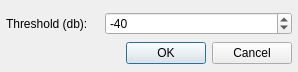
<?xml version="1.0" encoding="UTF-8"?>
<ui version="4.0">
 <class>SettingsDialog</class>
 <widget class="QDialog" name="SettingsDialog">
  <property name="geometry">
   <rect>
    <x>0</x>
    <y>0</y>
    <width>298</width>
    <height>72</height>
   </rect>
  </property>
  <property name="minimumSize">
   <size>
    <width>298</width>
    <height>72</height>
   </size>
  </property>
  <property name="maximumSize">
   <size>
    <width>298</width>
    <height>72</height>
   </size>
  </property>
  <property name="windowTitle">
   <string>Silence Removal Plugin Settings</string>
  </property>
  <layout class="QGridLayout" name="gridLayout">
   <property name="leftMargin">
    <number>6</number>
   </property>
   <property name="rightMargin">
    <number>6</number>
   </property>
   <property name="bottomMargin">
    <number>6</number>
   </property>
   <item row="1" column="0" colspan="3">
    <widget class="QDialogButtonBox" name="buttonBox">
     <property name="sizePolicy">
      <sizepolicy hsizetype="Expanding" vsizetype="Fixed">
       <horstretch>0</horstretch>
       <verstretch>0</verstretch>
      </sizepolicy>
     </property>
     <property name="standardButtons">
      <set>QDialogButtonBox::Cancel|QDialogButtonBox::Ok</set>
     </property>
    </widget>
   </item>
   <item row="0" column="0">
    <widget class="QLabel" name="label">
     <property name="text">
      <string>Threshold (db):</string>
     </property>
    </widget>
   </item>
   <item row="0" column="1" colspan="2">
    <widget class="QSpinBox" name="value">
     <property name="minimum">
      <number>-60</number>
     </property>
     <property name="maximum">
      <number>-20</number>
     </property>
     <property name="singleStep">
      <number>1</number>
     </property>
     <property name="value">
      <number>-40</number>
     </property>
    </widget>
   </item>
  </layout>
 </widget>
 <resources/>
 <connections>
  <connection>
   <sender>buttonBox</sender>
   <signal>accepted()</signal>
   <receiver>SettingsDialog</receiver>
   <slot>accept()</slot>
   <hints>
    <hint type="sourcelabel">
     <x>270</x>
     <y>76</y>
    </hint>
    <hint type="destinationlabel">
     <x>91</x>
     <y>88</y>
    </hint>
   </hints>
  </connection>
  <connection>
   <sender>buttonBox</sender>
   <signal>rejected()</signal>
   <receiver>SettingsDialog</receiver>
   <slot>reject()</slot>
   <hints>
    <hint type="sourcelabel">
     <x>326</x>
     <y>78</y>
    </hint>
    <hint type="destinationlabel">
     <x>139</x>
     <y>60</y>
    </hint>
   </hints>
  </connection>
 </connections>
</ui>
